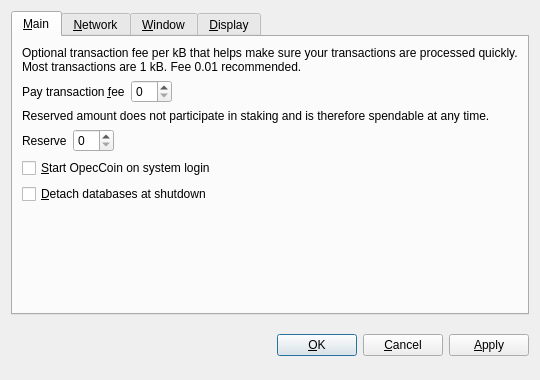
<?xml version="1.0" encoding="UTF-8"?>
<ui version="4.0">
 <class>OptionsDialog</class>
 <widget class="QDialog" name="OptionsDialog">
  <property name="geometry">
   <rect>
    <x>0</x>
    <y>0</y>
    <width>540</width>
    <height>380</height>
   </rect>
  </property>
  <property name="windowTitle">
   <string>Options</string>
  </property>
  <property name="modal">
   <bool>true</bool>
  </property>
  <layout class="QVBoxLayout" name="verticalLayout">
   <item>
    <widget class="QTabWidget" name="tabWidget">
     <property name="tabPosition">
      <enum>QTabWidget::North</enum>
     </property>
     <property name="currentIndex">
      <number>0</number>
     </property>
     <widget class="QWidget" name="tabMain">
      <attribute name="title">
       <string>&amp;Main</string>
      </attribute>
      <layout class="QVBoxLayout" name="verticalLayout_Main">
       <item>
        <widget class="QLabel" name="transactionFeeInfoLabel">
         <property name="text">
          <string>Optional transaction fee per kB that helps make sure your transactions are processed quickly. Most transactions are 1 kB. Fee 0.01 recommended.</string>
         </property>
         <property name="textFormat">
          <enum>Qt::PlainText</enum>
         </property>
         <property name="wordWrap">
          <bool>true</bool>
         </property>
        </widget>
       </item>
       <item>
        <layout class="QHBoxLayout" name="horizontalLayoutFee">
         <item>
          <widget class="QLabel" name="transactionFeeLabel">
           <property name="text">
            <string>Pay transaction &amp;fee</string>
           </property>
           <property name="textFormat">
            <enum>Qt::PlainText</enum>
           </property>
           <property name="buddy">
            <cstring>transactionFee</cstring>
           </property>
          </widget>
         </item>
         <item>
          <widget class="BitcoinAmountField" name="transactionFee"/>
         </item>
         <item>
          <spacer name="horizontalSpacerFee">
           <property name="orientation">
            <enum>Qt::Horizontal</enum>
           </property>
           <property name="sizeHint" stdset="0">
            <size>
             <width>40</width>
             <height>20</height>
            </size>
           </property>
          </spacer>
         </item>
        </layout>
       </item>
       <item>
        <widget class="QLabel" name="reserveBalanceInfoLabel">
         <property name="text">
          <string>Reserved amount does not participate in staking and is therefore spendable at any time.</string>
         </property>
         <property name="textFormat">
          <enum>Qt::PlainText</enum>
         </property>
         <property name="wordWrap">
          <bool>true</bool>
         </property>
        </widget>
       </item>
       <item>
        <layout class="QHBoxLayout" name="horizontalLayoutReserveBalance">
         <item>
          <widget class="QLabel" name="reserveBalanceLabel">
           <property name="text">
            <string>Reserve</string>
           </property>
           <property name="textFormat">
            <enum>Qt::PlainText</enum>
           </property>
           <property name="buddy">
            <cstring>reserveBalance</cstring>
           </property>
          </widget>
         </item>
         <item>
          <widget class="BitcoinAmountField" name="reserveBalance"/>
         </item>
         <item>
          <spacer name="horizontalSpacerReserveBalance">
           <property name="orientation">
            <enum>Qt::Horizontal</enum>
           </property>
           <property name="sizeHint" stdset="0">
            <size>
             <width>40</width>
             <height>20</height>
            </size>
           </property>
          </spacer>
         </item>
        </layout>
       </item>
       <item>
        <widget class="QCheckBox" name="bitcoinAtStartup">
         <property name="toolTip">
          <string>Automatically start OpecCoin after logging in to the system.</string>
         </property>
         <property name="text">
          <string>&amp;Start OpecCoin on system login</string>
         </property>
        </widget>
       </item>
       <item>
        <widget class="QCheckBox" name="detachDatabases">
         <property name="toolTip">
          <string>Detach block and address databases at shutdown. This means they can be moved to another data directory, but it slows down shutdown. The wallet is always detached.</string>
         </property>
         <property name="text">
          <string>&amp;Detach databases at shutdown</string>
         </property>
        </widget>
       </item>
       <item>
        <spacer name="verticalSpacer_Main">
         <property name="orientation">
          <enum>Qt::Vertical</enum>
         </property>
         <property name="sizeHint" stdset="0">
          <size>
           <width>20</width>
           <height>40</height>
          </size>
         </property>
        </spacer>
       </item>
      </layout>
     </widget>
     <widget class="QWidget" name="tabNetwork">
      <attribute name="title">
       <string>&amp;Network</string>
      </attribute>
      <layout class="QVBoxLayout" name="verticalLayout_Network">
       <item>
        <widget class="QCheckBox" name="mapPortUpnp">
         <property name="toolTip">
          <string>Automatically open the OpecCoin client port on the router. This only works when your router supports UPnP and it is enabled.</string>
         </property>
         <property name="text">
          <string>Map port using &amp;UPnP</string>
         </property>
        </widget>
       </item>
       <item>
        <widget class="QCheckBox" name="connectSocks">
         <property name="toolTip">
          <string>Connect to the OpecCoin network through a SOCKS proxy (e.g. when connecting through Tor).</string>
         </property>
         <property name="text">
          <string>&amp;Connect through SOCKS proxy:</string>
         </property>
        </widget>
       </item>
       <item>
        <layout class="QHBoxLayout" name="horizontalLayout_Network">
         <item>
          <widget class="QLabel" name="proxyIpLabel">
           <property name="text">
            <string>Proxy &amp;IP:</string>
           </property>
           <property name="textFormat">
            <enum>Qt::PlainText</enum>
           </property>
           <property name="buddy">
            <cstring>proxyIp</cstring>
           </property>
          </widget>
         </item>
         <item>
          <widget class="QValidatedLineEdit" name="proxyIp">
           <property name="maximumSize">
            <size>
             <width>140</width>
             <height>16777215</height>
            </size>
           </property>
           <property name="toolTip">
            <string>IP address of the proxy (e.g. 127.0.0.1)</string>
           </property>
          </widget>
         </item>
         <item>
          <widget class="QLabel" name="proxyPortLabel">
           <property name="text">
            <string>&amp;Port:</string>
           </property>
           <property name="textFormat">
            <enum>Qt::PlainText</enum>
           </property>
           <property name="buddy">
            <cstring>proxyPort</cstring>
           </property>
          </widget>
         </item>
         <item>
          <widget class="QLineEdit" name="proxyPort">
           <property name="maximumSize">
            <size>
             <width>55</width>
             <height>16777215</height>
            </size>
           </property>
           <property name="toolTip">
            <string>Port of the proxy (e.g. 9050)</string>
           </property>
          </widget>
         </item>
         <item>
          <widget class="QLabel" name="socksVersionLabel">
           <property name="text">
            <string>SOCKS &amp;Version:</string>
           </property>
           <property name="textFormat">
            <enum>Qt::PlainText</enum>
           </property>
           <property name="buddy">
            <cstring>socksVersion</cstring>
           </property>
          </widget>
         </item>
         <item>
          <widget class="QValueComboBox" name="socksVersion">
           <property name="toolTip">
            <string>SOCKS version of the proxy (e.g. 5)</string>
           </property>
          </widget>
         </item>
         <item>
          <spacer name="horizontalSpacer_Network">
           <property name="orientation">
            <enum>Qt::Horizontal</enum>
           </property>
           <property name="sizeHint" stdset="0">
            <size>
             <width>40</width>
             <height>20</height>
            </size>
           </property>
          </spacer>
         </item>
        </layout>
       </item>
       <item>
        <spacer name="verticalSpacer_Network">
         <property name="orientation">
          <enum>Qt::Vertical</enum>
         </property>
         <property name="sizeHint" stdset="0">
          <size>
           <width>20</width>
           <height>40</height>
          </size>
         </property>
        </spacer>
       </item>
      </layout>
     </widget>
     <widget class="QWidget" name="tabWindow">
      <attribute name="title">
       <string>&amp;Window</string>
      </attribute>
      <layout class="QVBoxLayout" name="verticalLayout_Window">
       <item>
        <widget class="QCheckBox" name="minimizeToTray">
         <property name="toolTip">
          <string>Show only a tray icon after minimizing the window.</string>
         </property>
         <property name="text">
          <string>&amp;Minimize to the tray instead of the taskbar</string>
         </property>
        </widget>
       </item>
       <item>
        <widget class="QCheckBox" name="minimizeOnClose">
         <property name="toolTip">
          <string>Minimize instead of exit the application when the window is closed. When this option is enabled, the application will be closed only after selecting Quit in the menu.</string>
         </property>
         <property name="text">
          <string>M&amp;inimize on close</string>
         </property>
        </widget>
       </item>
       <item>
        <spacer name="verticalSpacer_Window">
         <property name="orientation">
          <enum>Qt::Vertical</enum>
         </property>
         <property name="sizeHint" stdset="0">
          <size>
           <width>20</width>
           <height>40</height>
          </size>
         </property>
        </spacer>
       </item>
      </layout>
     </widget>
     <widget class="QWidget" name="tabDisplay">
      <attribute name="title">
       <string>&amp;Display</string>
      </attribute>
      <layout class="QVBoxLayout" name="verticalLayout_Display">
       <item>
        <layout class="QHBoxLayout" name="horizontalLayout_1_Display">
         <item>
          <widget class="QLabel" name="langLabel">
           <property name="text">
            <string>User Interface &amp;language:</string>
           </property>
           <property name="textFormat">
            <enum>Qt::PlainText</enum>
           </property>
           <property name="buddy">
            <cstring>lang</cstring>
           </property>
          </widget>
         </item>
         <item>
          <widget class="QValueComboBox" name="lang">
           <property name="toolTip">
            <string>The user interface language can be set here. This setting will take effect after restarting OpecCoin.</string>
           </property>
          </widget>
         </item>
        </layout>
       </item>
       <item>
        <layout class="QHBoxLayout" name="horizontalLayout_2_Display">
         <item>
          <widget class="QLabel" name="unitLabel">
           <property name="text">
            <string>&amp;Unit to show amounts in:</string>
           </property>
           <property name="textFormat">
            <enum>Qt::PlainText</enum>
           </property>
           <property name="buddy">
            <cstring>unit</cstring>
           </property>
          </widget>
         </item>
         <item>
          <widget class="QValueComboBox" name="unit">
           <property name="toolTip">
            <string>Choose the default subdivision unit to show in the interface and when sending coins.</string>
           </property>
          </widget>
         </item>
        </layout>
       </item>
       <item>
        <widget class="QCheckBox" name="displayAddresses">
         <property name="toolTip">
          <string>Whether to show OpecCoin addresses in the transaction list or not.</string>
         </property>
         <property name="text">
          <string>&amp;Display addresses in transaction list</string>
         </property>
        </widget>
       </item>
       <item>
        <widget class="QCheckBox" name="coinControlFeatures">
         <property name="toolTip">
          <string>Whether to show coin control features or not.</string>
         </property>
         <property name="text">
          <string>Display coin &amp;control features (experts only!)</string>
         </property>
        </widget>
       </item>
       <item>
        <spacer name="verticalSpacer_Display">
         <property name="orientation">
          <enum>Qt::Vertical</enum>
         </property>
         <property name="sizeHint" stdset="0">
          <size>
           <width>20</width>
           <height>40</height>
          </size>
         </property>
        </spacer>
       </item>
      </layout>
     </widget>
    </widget>
   </item>
   <item>
    <layout class="QHBoxLayout" name="horizontalLayout_Buttons">
     <item>
      <spacer name="horizontalSpacer_1">
       <property name="orientation">
        <enum>Qt::Horizontal</enum>
       </property>
       <property name="sizeHint" stdset="0">
        <size>
         <width>40</width>
         <height>48</height>
        </size>
       </property>
      </spacer>
     </item>
     <item>
      <widget class="QLabel" name="statusLabel">
       <property name="font">
        <font>
         <weight>75</weight>
         <bold>true</bold>
        </font>
       </property>
       <property name="text">
        <string/>
       </property>
       <property name="textFormat">
        <enum>Qt::PlainText</enum>
       </property>
       <property name="wordWrap">
        <bool>true</bool>
       </property>
      </widget>
     </item>
     <item>
      <spacer name="horizontalSpacer_2">
       <property name="orientation">
        <enum>Qt::Horizontal</enum>
       </property>
       <property name="sizeHint" stdset="0">
        <size>
         <width>40</width>
         <height>48</height>
        </size>
       </property>
      </spacer>
     </item>
     <item>
      <widget class="QPushButton" name="okButton">
       <property name="text">
        <string>&amp;OK</string>
       </property>
      </widget>
     </item>
     <item>
      <widget class="QPushButton" name="cancelButton">
       <property name="text">
        <string>&amp;Cancel</string>
       </property>
       <property name="autoDefault">
        <bool>false</bool>
       </property>
      </widget>
     </item>
     <item>
      <widget class="QPushButton" name="applyButton">
       <property name="text">
        <string>&amp;Apply</string>
       </property>
       <property name="autoDefault">
        <bool>false</bool>
       </property>
      </widget>
     </item>
    </layout>
   </item>
  </layout>
 </widget>
 <customwidgets>
  <customwidget>
   <class>BitcoinAmountField</class>
   <extends>QSpinBox</extends>
   <header>bitcoinamountfield.h</header>
  </customwidget>
  <customwidget>
   <class>QValueComboBox</class>
   <extends>QComboBox</extends>
   <header>qvaluecombobox.h</header>
  </customwidget>
  <customwidget>
   <class>QValidatedLineEdit</class>
   <extends>QLineEdit</extends>
   <header>qvalidatedlineedit.h</header>
  </customwidget>
 </customwidgets>
 <resources/>
 <connections/>
</ui>
